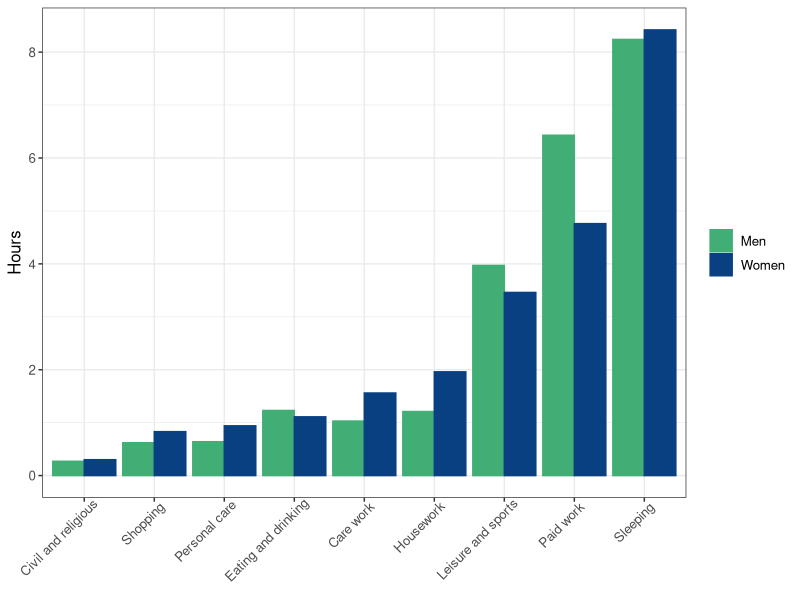
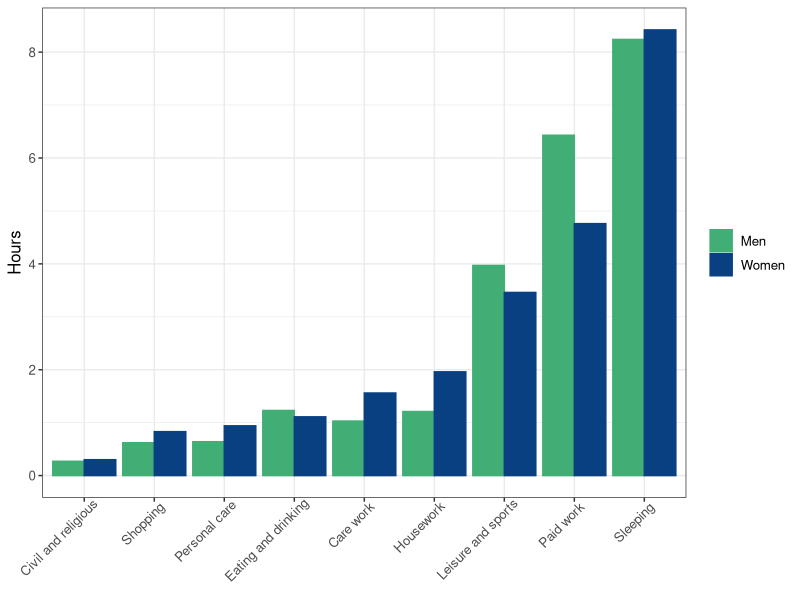

R code for these plots, in order:
library(tidyverse)
library(readxl)


COL <- c("#7fc97f", "#beaed4", "#fdc086", "#ffff99", "#386cb0", "#f0027f", "#bf5b17", "#666666")
COLA <- c("#e0f3db", "#99d8c9","#66c2a4","#41ae76", "#238b45", "#005824")
COLB <- c("#4eb3d3", "#2b8cbe", "#0868ac","#084081")

ATUS <- read_excel("constrained_optimization/atus.xlsx")

ATUS2 <- 
  ATUS %>% 
  gather(Gender, hours, -Category)

ATUS2 %>% 
  filter(!Category %in% c("Communication","Other", "Civil and Religious", "Education")) %>%
  ggplot(aes(x = reorder(Category, hours), y = hours, group = Gender, color = Gender, fill = Gender)) + 
  geom_bar(stat = "identity", position = "dodge") + 
  ylab("Hours") +
  theme_bw() +
  scale_fill_manual(values = c("#41ae76", "#084081")) +
  scale_color_manual(values = c("#41ae76", "#084081")) +
  #scale_fill_brewer(type = "qual", palette = "Accent") + 
  #scale_color_brewer(type = "qual", palette = "Accent") + 
  theme(axis.text.x = element_text(angle = 45, hjust = 0.9), 
        text = element_text(size = 12), 
        axis.title.x=element_blank(),
        legend.title = element_blank())
ggsave(file = "constrained_optimization/atus.pdf", device = "pdf", width = 6, height = 4)
